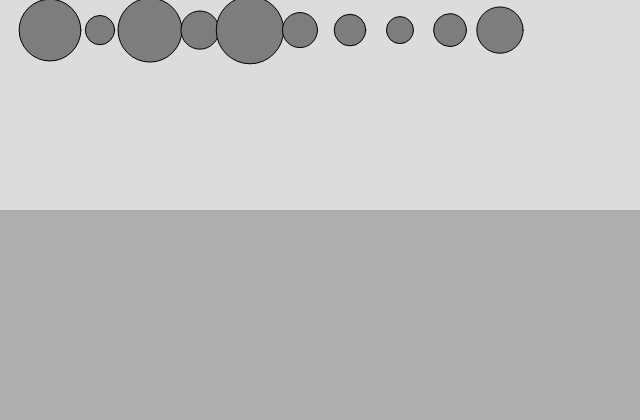
Frame 1 (no input)
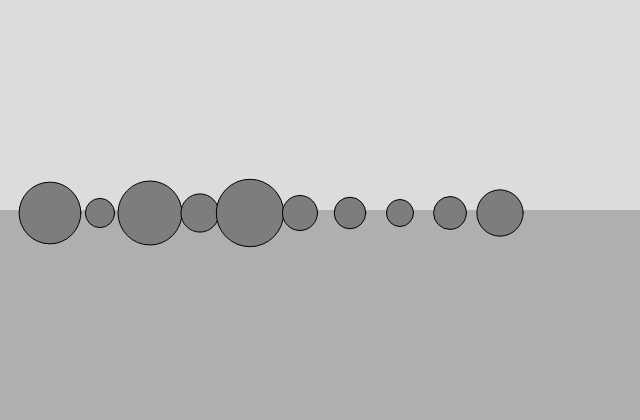
Frame 60 (no input)
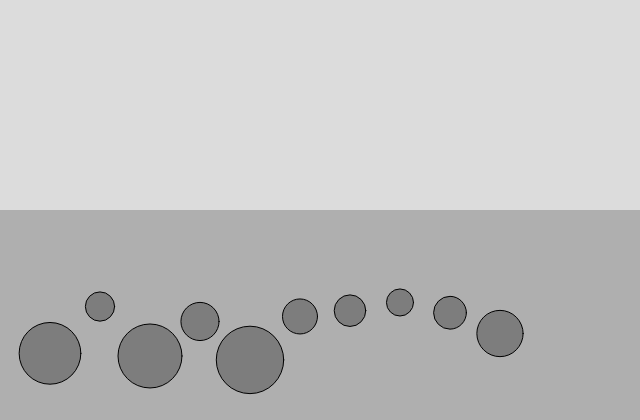
Frame 120 (the mouse pressed at the canvas centre since frame 60)

The p5.js sketch that drew these frames (run headless with seeded random() and noise() and a simulated clock; from frame 60 on, the mouse is pressed at the canvas centre):

// p5.js sketch
// ── sketch.js
class Mover {
    constructor(x, y, m) {
        this.position = createVector(x, y);
        this.velocity = createVector();
        this.acceleration = createVector();
        this.mass = m;
        this.radius = m / 2;
    }

    applyForce(force) {
        let f = p5.Vector.div(force, this.mass);
        this.acceleration.add(f);
    }

    update() {
        this.velocity.add(this.acceleration);
        this.position.add(this.velocity);
        this.acceleration.mult(0);
        this.checkEdges();
    }

    show() {
        stroke(0);
        fill(125);
        circle(this.position.x, this.position.y, this.mass * 16);
    }

    checkEdges() {
        const squishForce = 0.9;
        const bounceForce = 1.0 - squishForce;

        if (this.position.x > width - this.radius) {
            this.position.x = width - this.radius;
            this.velocity.x *= -bounceForce;
        } else if (this.position.x < this.radius) {
            this.position.x = this.radius;
            this.velocity.x *= -bounceForce;
        }

        if (this.position.y > height - this.radius) {
            this.position.y = height - this.radius;
            this.velocity.y *= -bounceForce;
        } else if (this.position.y < this.radius) {
            this.position.y = this.radius;
            this.velocity.y *= -bounceForce;
        }
    }
}

class Liquid {
    constructor(x, y, w, h, c) {
        this.x = x;
        this.y = y;
        this.w = w;
        this.h = h;
        this.c = c;
    }

    show() {
        noStroke();
        fill(175);
        rect(this.x, this.y, this.w, this.h);
    }

    contains(mover) {
        let pos = mover.position;

        return (
            pos.x > this.x &&
            pos.x < this.x + this.w &&
            pos.y > this.y &&
            pos.y < this.y + this.h
        )
    }

    calculateDrag(mover) {
        let speed = mover.velocity.mag();
        let dragMagnitude = this.c * speed * speed;
        let dragForce = mover.velocity.copy();
        dragForce.mult(-1);
        dragForce.setMag(dragMagnitude);
        return dragForce;
    }
}

let movers = [];
let liquid;
let gravity;

function setup() {
    createCanvas(640, 420);

    for (let i = 0; i < 10; i++) {
        m = new Mover(50 + 50 * i, 30, random(1, 5));
        movers.push(m);
    }

    gravity = createVector(0, 0.1);

    liquid = new Liquid(
        0,
        height / 2,
        width,
        height / 2,
        0.1
    )
}

function draw() {
    background(220);

    liquid.show();

    for (let i = 0; i < movers.length; i++) {
        let m = movers[i];
        let gravityForce = p5.Vector.mult(gravity, m.mass);
        m.applyForce(gravityForce);

        if (liquid.contains(m)) {
            let dragForce = liquid.calculateDrag(m);
            m.applyForce(dragForce);
        }

        m.update();
        m.show();

    }

}
